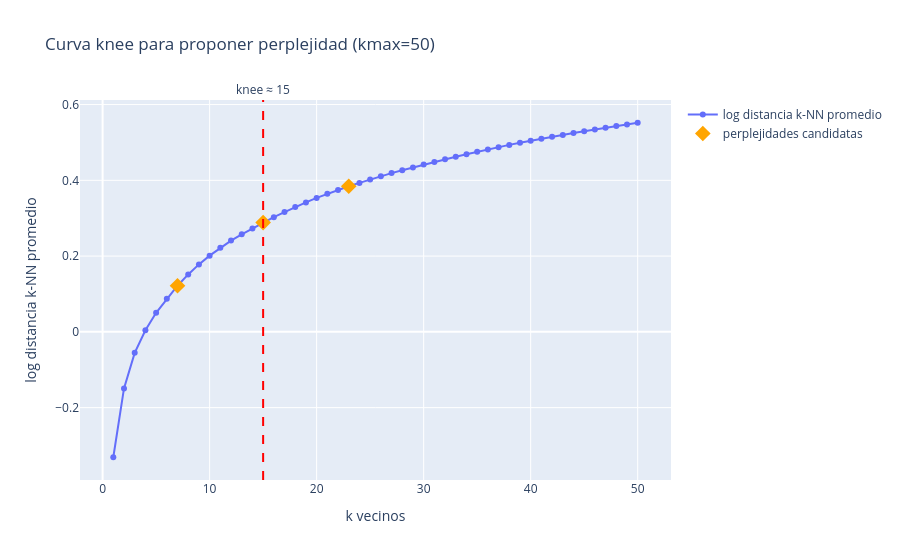

Here is the notebook cell this chart was saved with:
### Code cell
pp_hat, k_curve = estimate_neighbors_knee(Xr, metric='euclidean',
                                          kmax=50,
                                          random_state=random_seed)

pp_hat = 15

pp_candidates = sorted(set([max(5, pp_hat-8), pp_hat, min(50, pp_hat+8)]))

fig = plot_knee_curve(k_curve, pp_hat, pp_candidates)
fig.write_image('knee_curve.png')
fig.show()

### Figure 1 — Plotly figure (JSON) as saved in the notebook; plotly's stock layout.template omitted (floating-point values rounded to 4 significant figures)
{"data": [{"hovertemplate": "k=%{x}<br>log(dist_kNN)=%{y:.4f}<extra></extra>", "mode": "lines+markers", "name": "log distancia k-NN promedio", "type": "scatter", "x": [1, 2, 3, 4, 5, 6, 7, 8, 9, 10, 11, 12, 13, 14, 15, 16, 17, 18, 19, 20, 21, 22, 23, 24, 25, 26, 27, 28, 29, 30, 31, 32, 33, 34, 35, 36, 37, 38, 39, 40, 41, 42, 43, 44, 45, 46, 47, 48, 49, 50], "y": [-0.331, -0.1492, -0.05537, 0.004003, 0.05036, 0.08738, 0.1219, 0.1516, 0.1781, 0.2012, 0.2222, 0.2408, 0.2574, 0.2729, 0.2884, 0.3028, 0.3161, 0.3294, 0.3417, 0.3536, 0.3644, 0.3742, 0.3843, 0.3932, 0.4022, 0.4111, 0.4191, 0.4267, 0.4341, 0.4417, 0.4487, 0.4557, 0.4622, 0.4688, 0.4755, 0.4816, 0.4876, 0.4936, 0.4992, 0.5047, 0.5099, 0.5149, 0.5198, 0.5249, 0.5298, 0.5343, 0.5388, 0.5433, 0.5475, 0.552]}, {"hovertemplate": "k=%{x}<br>log(dist_kNN)=%{y:.4f}<extra></extra>", "marker": {"color": "orange", "size": 12, "symbol": "diamond"}, "mode": "markers", "name": "perplejidades candidatas", "type": "scatter", "x": [7, 15, 23], "y": [0.1219, 0.2884, 0.3843]}], "layout": {"annotations": [{"showarrow": false, "text": "knee ≈ 15", "x": 15, "xanchor": "center", "xref": "x", "y": 1, "yanchor": "bottom", "yref": "y domain"}], "hovermode": "x", "shapes": [{"line": {"color": "red", "dash": "dash", "width": 2}, "type": "line", "x0": 15, "x1": 15, "xref": "x", "y0": 0, "y1": 1, "yref": "y domain"}], "title": {"text": "Curva knee para proponer perplejidad (kmax=50)"}, "xaxis": {"title": {"text": "k vecinos"}}, "yaxis": {"title": {"text": "log distancia k-NN promedio"}}}}
